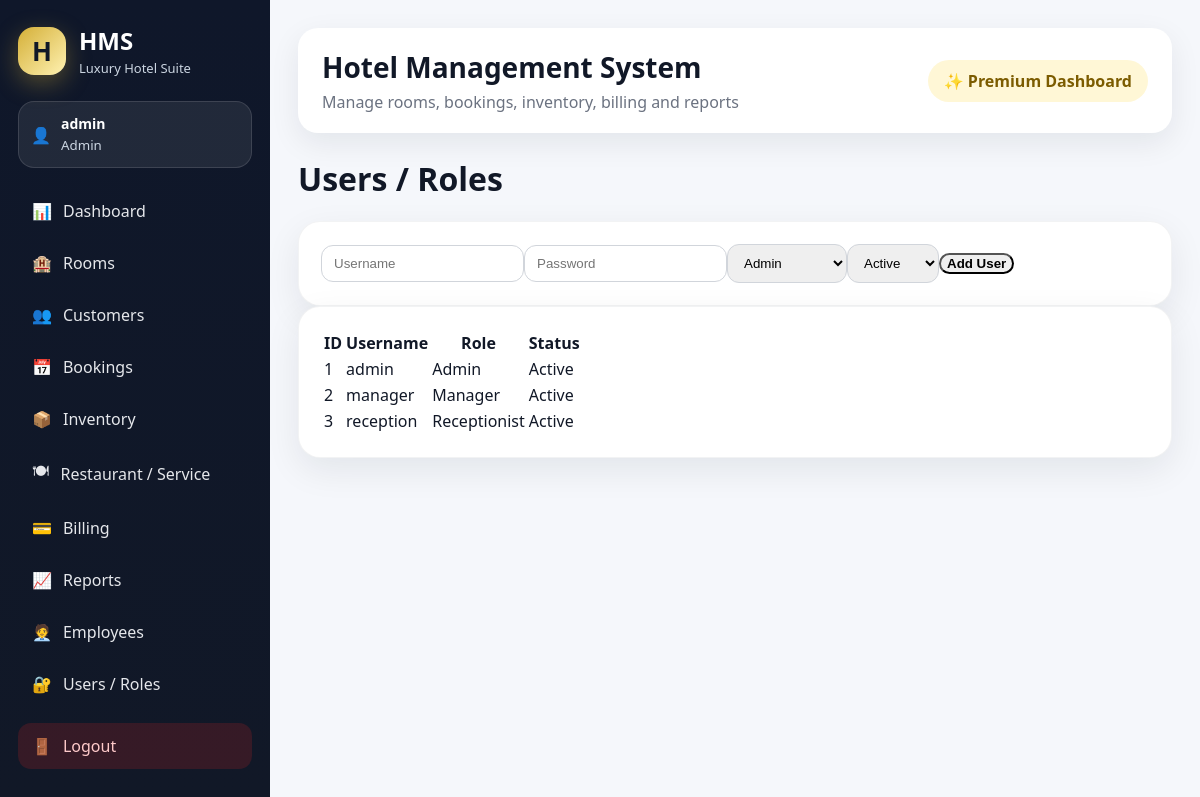
The app's page /users (signed in) with its own data.
### tables this page shows
CREATE TABLE users(
        id INTEGER PRIMARY KEY AUTOINCREMENT,
        username TEXT UNIQUE,
        password TEXT,
        role TEXT,
        status TEXT DEFAULT 'Active');

### app.py (the view)
@app.route("/users")
def users():
    if session.get("role") not in ["Admin", "Manager"]:
        return redirect(url_for("dashboard"))
    return render_template("users.html", users=run("SELECT id,username,role,status FROM users ORDER BY id"))

### app.py (called while the page is built)
def db():
    con = sqlite3.connect(DB_PATH)
    con.row_factory = sqlite3.Row
    return con

def run(sql, args=(), one=False, commit=False):
    con = db()
    cur = con.execute(sql, args)
    if commit:
        con.commit()
        last = cur.lastrowid
        con.close()
        return last
    rows = cur.fetchall()
    con.close()
    return (rows[0] if rows else None) if one else rows

def login_required():
    return "user_id" in session

@app.context_processor
def inject():
    return dict(current_user=session)

@app.before_request
def protect():
    allowed = ["login", "static"]
    if request.endpoint not in allowed and not login_required():
        return redirect(url_for("login"))

### templates/users.html
{% extends "base.html" %}{% block content %}<h1>Users / Roles</h1><div class="panel"><form class="row" method="post" action="{{url_for('add_user')}}"><input name="username" placeholder="Username"><input name="password" placeholder="Password"><select name="role"><option>Admin</option><option>Manager</option><option>Receptionist</option></select><select name="status"><option>Active</option><option>Inactive</option></select><button>Add User</button></form></div><div class="panel"><table><tr><th>ID</th><th>Username</th><th>Role</th><th>Status</th></tr>{% for u in users %}<tr><td>{{u.id}}</td><td>{{u.username}}</td><td>{{u.role}}</td><td>{{u.status}}</td></tr>{% endfor %}</table></div>{% endblock %}

### static/css/style.css (style rules this page uses)
:root { --navy: #0f172a; --navy-light: #1e293b; --gold: #d4af37; --gold-soft: #f8e7a1; --bg: #f5f7fb; --white: #ffffff; --text: #111827; --muted: #6b7280; --green: #16a34a; --red: #dc2626; --blue: #2563eb; --purple: #7c3aed; }
* { box-sizing: border-box; }
body { margin: 0; background: var(--bg); font-family: "Segoe UI", Arial, sans-serif; color: var(--text); }
.glass-panel, .panel { background: white; border-radius: 22px; padding: 22px; box-shadow: 0 12px 35px rgba(15,23,42,0.08); border: 1px solid rgba(15,23,42,0.05); }
input, select, .form-control, .form-select { border-radius: 12px !important; border: 1px solid #d1d5db !important; padding: 10px 12px !important; }
button, .btn, .button { border-radius: 12px !important; font-weight: 700; }
table { border-radius: 14px; overflow: hidden; }

### records on screen
users: id "1", username "admin", role "Admin", status "Active"
users: id "2", username "manager", role "Manager", status "Active"
users: id "3", username "reception", role "Receptionist", status "Active"

### other values on screen
{{ current_user.username }} "admin"
{{ current_user.role }} "Admin"
{{ title or "Hotel Management System" }} "Hotel Management System"
